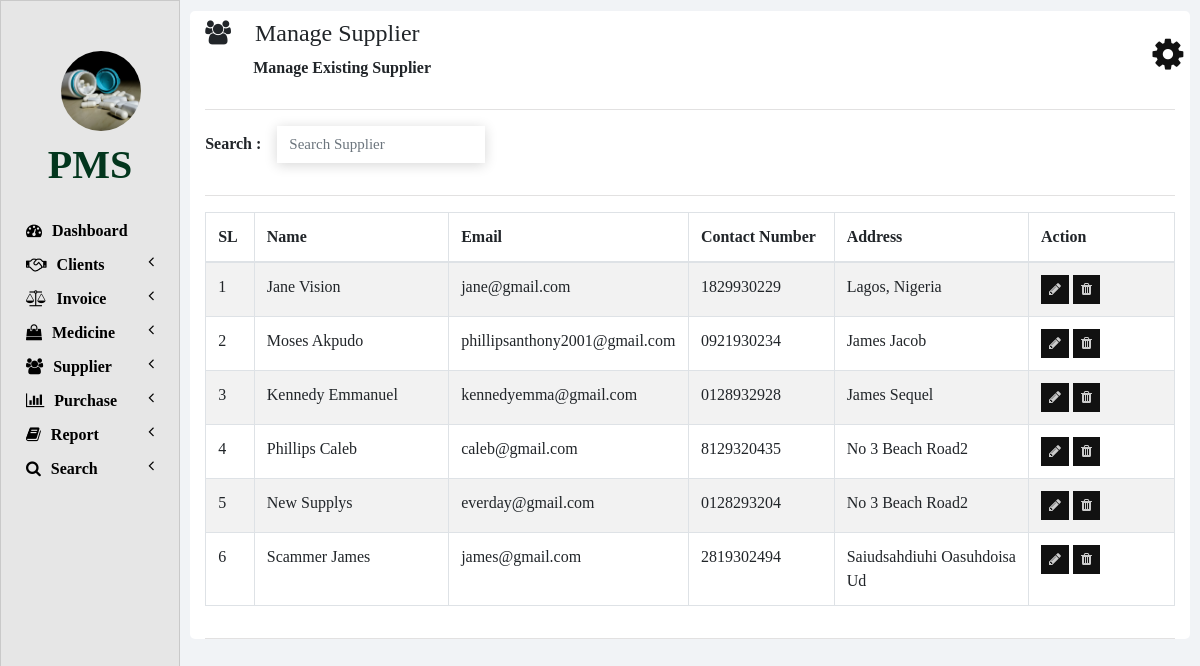
Page /manage_supplier.php on the committed database.
### tables this page shows
CREATE TABLE IF NOT EXISTS `suppliers` (
  `ID` int NOT NULL AUTO_INCREMENT,
  `NAME` varchar(100) NOT NULL,
  `EMAIL` varchar(100) NOT NULL,
  `CONTACT_NUMBER` varchar(10) NOT NULL,
  `ADDRESS` varchar(100) NOT NULL,
  PRIMARY KEY (`ID`)
);

### php/manage_supplier.php (the view, shortened to what this page needs)
<?php
function showSuppliers($id) {
    require "db_connection.php";
    if($con) {
        $seq_no = 0;
        $query = "SELECT * FROM suppliers";
        $result = mysqli_query($con, $query);
        while($row = mysqli_fetch_array($result)) {
            $seq_no++;
            if($row['ID'] == $id)
            showEditOptionsRow($seq_no, $row);
            else
            showSupplierRow($seq_no, $row);
        }
    }
}
function showSupplierRow($seq_no, $row) {
    ?>
    <tr>
    <td><?php echo $seq_no; ?></td>
    <td><?php echo $row['NAME']; ?></td>
    <td><?php echo $row['EMAIL']; ?></td>
    <td><?php echo $row['CONTACT_NUMBER']; ?></td>
    <td><?php echo $row['ADDRESS']; ?></td>
    <td>
        <button href="" class="btn btn-info btn-sm" onclick="editSupplier(<?php echo $row['ID']; ?>);">
        <i class="fa fa-pencil"></i>
        </button>
        <button class="btn btn-danger btn-sm" onclick="deleteSupplier(<?php echo $row['ID']; ?>);">
        <i class="fa fa-trash"></i>
        </button>
    </td>
    </tr>
    <?php
}
?>

### css/sidenav.css (style rules this page uses)
body { background-color: #f1f3f6; }
.sidenav { width: 15%; height: 100vh; background-color: #fff; position: fixed; z-index: 1; flex: 1 0 auto; }
.card { width: 100%; height: 100%; top: 0; border-radius: 0; background-color: rgb(230, 230, 230); }
.logo .logo-caption { color: #03361d; text-align: center; margin-bottom: 25px; font-weight: bold; }
.logo .profile { height: 80px; width: 80px; border-radius: 50%; transform: translate(50%); margin-top: 30px; margin-bottom: 10px; background-repeat: no-repeat; background-position: center; background-size: cover; }
.main-menu-item { padding: 5px 5px; cursor: pointer; }
.main-menu-item > a { color: #000000; text-decoration: none; font-size: 16px; font-weight: bold; }
.main-menu-item > a > span { margin-left: 10px; }
.main-menu-item > a { color: #000000 !important; }

### css/home.css (style rules this page uses)
html, body { height: 100vh; font-family: century gothic !important; }
button,input,textarea { box-shadow: none !important; outline: none !important; }
.btn { border-radius: 0px; font-size: 14px; transition: all .3s ease; background: #111111; border: 0px; color: #ccc; }

### rows in the picture
suppliers: seq_no "1", NAME "Jane Vision", EMAIL "jane@gmail.com", CONTACT_NUMBER "1829930229", ADDRESS "Lagos, Nigeria"
suppliers: seq_no "2", NAME "Moses Akpudo", EMAIL "phillipsanthony2001@gmail.com", CONTACT_NUMBER "0921930234", ADDRESS "James Jacob"
suppliers: seq_no "3", NAME "Kennedy Emmanuel", EMAIL "kennedyemma@gmail.com", CONTACT_NUMBER "0128932928", ADDRESS "James Sequel"
suppliers: seq_no "4", NAME "Phillips Caleb", EMAIL "caleb@gmail.com", CONTACT_NUMBER "8129320435", ADDRESS "No 3 Beach Road2"
suppliers: seq_no "5", NAME "New Supplys", EMAIL "everday@gmail.com", CONTACT_NUMBER "0128293204", ADDRESS "No 3 Beach Road2"
suppliers: seq_no "6", NAME "Scammer James", EMAIL "james@gmail.com", CONTACT_NUMBER "2819302494", ADDRESS "Saiudsahdiuhi Oasuhdoisa Ud"

### other values in the picture
$heading "Manage Supplier"
$sub_heading "Manage Existing Supplier"
